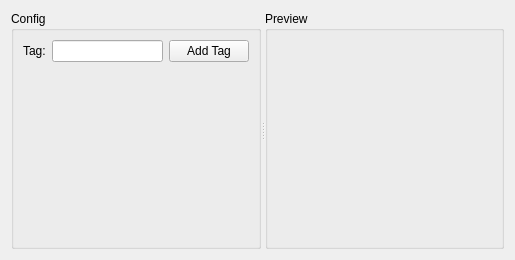
<?xml version="1.0" encoding="UTF-8"?>
<ui version="4.0">
 <class>TstTagWidget</class>
 <widget class="QWidget" name="TstTagWidget">
  <property name="geometry">
   <rect>
    <x>0</x>
    <y>0</y>
    <width>515</width>
    <height>260</height>
   </rect>
  </property>
  <property name="windowTitle">
   <string>Form</string>
  </property>
  <layout class="QGridLayout" name="gridLayout">
   <item row="0" column="0">
    <widget class="QSplitter" name="splitter">
     <property name="orientation">
      <enum>Qt::Horizontal</enum>
     </property>
     <widget class="QGroupBox" name="groupBox">
      <property name="maximumSize">
       <size>
        <width>250</width>
        <height>16777215</height>
       </size>
      </property>
      <property name="title">
       <string>Config</string>
      </property>
      <layout class="QGridLayout" name="gridLayout_4">
       <item row="0" column="0">
        <layout class="QGridLayout" name="gridLayout_3">
         <item row="0" column="2">
          <widget class="QPushButton" name="pushButton">
           <property name="text">
            <string>Add Tag</string>
           </property>
          </widget>
         </item>
         <item row="0" column="1">
          <widget class="QLineEdit" name="tagEdit"/>
         </item>
         <item row="0" column="0">
          <widget class="QLabel" name="label">
           <property name="text">
            <string>Tag:</string>
           </property>
          </widget>
         </item>
         <item row="1" column="1">
          <spacer name="verticalSpacer">
           <property name="orientation">
            <enum>Qt::Vertical</enum>
           </property>
           <property name="sizeHint" stdset="0">
            <size>
             <width>20</width>
             <height>40</height>
            </size>
           </property>
          </spacer>
         </item>
        </layout>
       </item>
      </layout>
     </widget>
     <widget class="QGroupBox" name="groupBox_2">
      <property name="title">
       <string>Preview</string>
      </property>
      <layout class="QGridLayout" name="gridLayout_2">
       <item row="0" column="0">
        <layout class="QVBoxLayout" name="previewLayout"/>
       </item>
      </layout>
     </widget>
    </widget>
   </item>
  </layout>
 </widget>
 <resources/>
 <connections/>
</ui>
